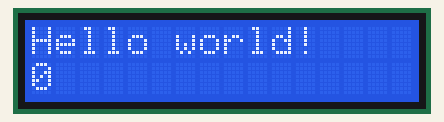
This sketch was run on a simulated Arduino Uno, built with avr-gcc and run on an emulated ATmega328P. Parts: 16×2 character LCD.

Above: at 0.1 s.
At 4.1 s:
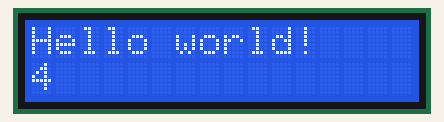
At 9.2 s:
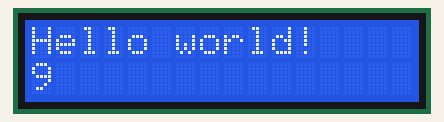
At 19.2 s:
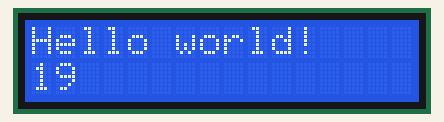
At 28.2 s:
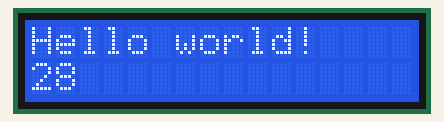
At 38.3 s:
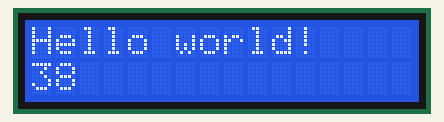

The sketch:

code.ino
```cpp
#include <LiquidCrystal.h>

LiquidCrystal Irfaan_lcd(12,11,5,4,3,2);

void setup(){
    Irfaan_lcd.begin(16,2);

};
void loop(){
     int seconds = millis() /1000;
     Irfaan_lcd.clear();

     Irfaan_lcd.setCursor(0,0);
     Irfaan_lcd.print("Hello world!");

     Irfaan_lcd.setCursor(0,1);
     Irfaan_lcd.print(seconds);
     delay(1000);
};
```

Measured:
- what the display in image 1 shows lasts 1.0 s, from 4.1 s to 5.1 s
